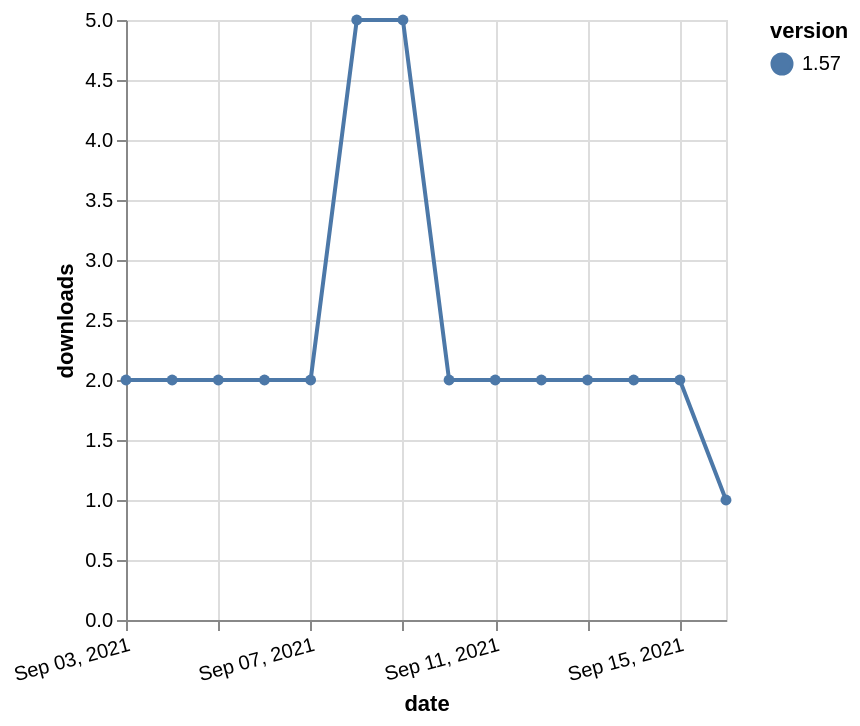

This figure's Vega-Lite source:
### Vega-Lite specification from a JSON file in a GitHub repository (floating-point values rounded to 4 significant figures)
{"$schema": "https://vega.github.io/schema/vega-lite/v5.json", "description": "A simple bar chart with embedded data.", "data": {"values": [{"date": "2021-09-03", "total": 2765, "delta": 2, "version": "1.57"}, {"date": "2021-09-04", "total": 2767, "delta": 2, "version": "1.57"}, {"date": "2021-09-05", "total": 2769, "delta": 2, "version": "1.57"}, {"date": "2021-09-06", "total": 2771, "delta": 2, "version": "1.57"}, {"date": "2021-09-07", "total": 2773, "delta": 2, "version": "1.57"}, {"date": "2021-09-08", "total": 2778, "delta": 5, "version": "1.57"}, {"date": "2021-09-09", "total": 2783, "delta": 5, "version": "1.57"}, {"date": "2021-09-10", "total": 2785, "delta": 2, "version": "1.57"}, {"date": "2021-09-11", "total": 2787, "delta": 2, "version": "1.57"}, {"date": "2021-09-12", "total": 2789, "delta": 2, "version": "1.57"}, {"date": "2021-09-13", "total": 2791, "delta": 2, "version": "1.57"}, {"date": "2021-09-14", "total": 2793, "delta": 2, "version": "1.57"}, {"date": "2021-09-15", "total": 2795, "delta": 2, "version": "1.57"}, {"date": "2021-09-16", "total": 2796, "delta": 1, "version": "1.57"}]}, "width": "container", "mark": {"type": "line", "point": {"filled": true}}, "encoding": {"x": {"field": "date", "type": "temporal", "timeUnit": "yearmonthdate", "title": "date", "axis": {"labelAngle": -15}}, "y": {"field": "delta", "type": "quantitative", "title": "downloads"}, "color": {"field": "version", "type": "nominal"}, "tooltip": {"field": "delta"}}}
